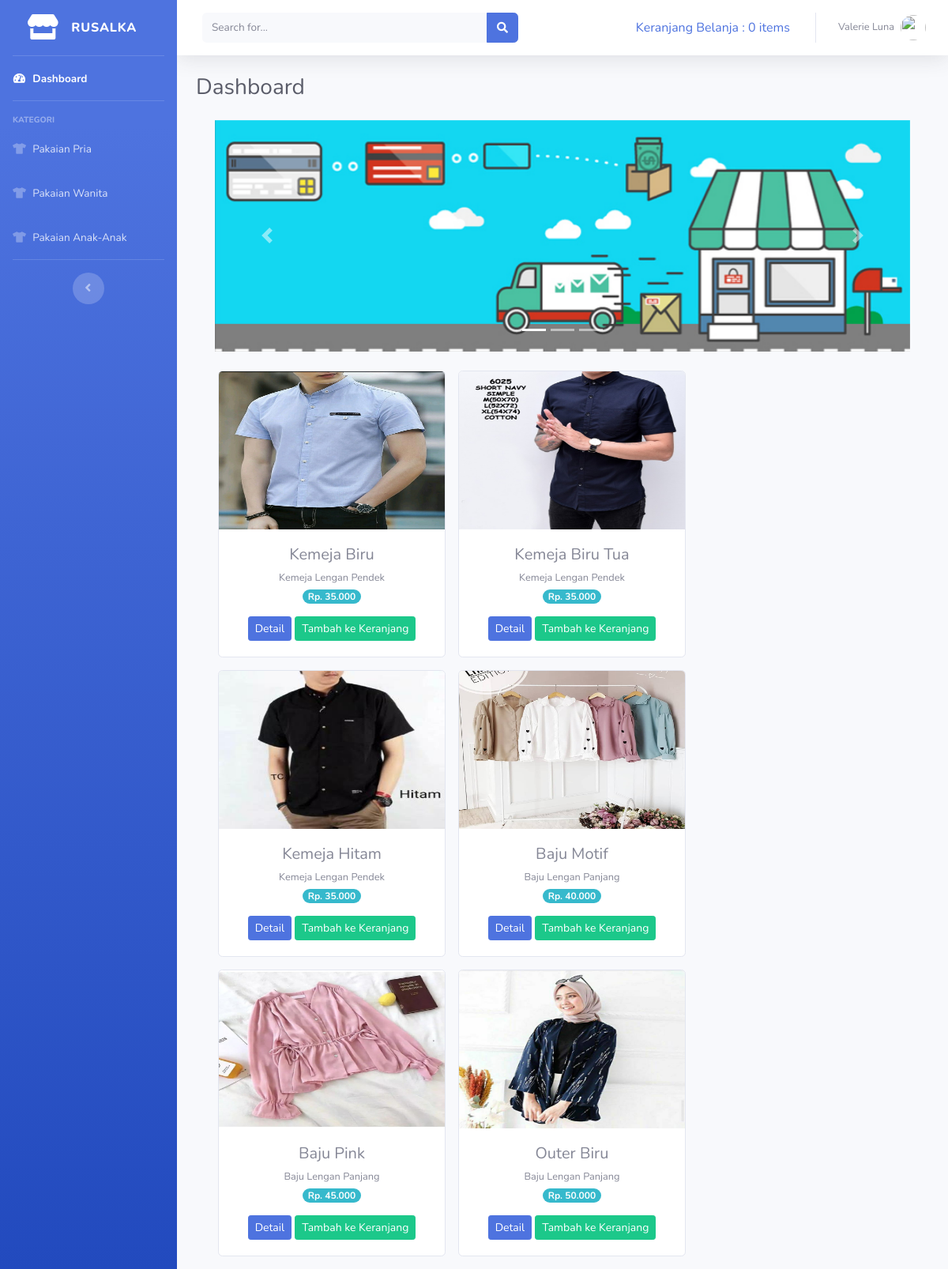
The page / on the database its author committed.
### tables this page shows
CREATE TABLE `tb_barang` (
  `id_brg` int(11) NOT NULL,
  `nama_brg` varchar(120) NOT NULL,
  `keterangan` varchar(225) NOT NULL,
  `kategori` varchar(60) NOT NULL,
  `harga` int(11) NOT NULL,
  `stok` int(4) NOT NULL,
  `gambar` text NOT NULL
);

### application/controllers/dashboard.php (called while the page is built, shortened)
<?php
class Dashboard extends CI_Controller
{
    public function index()
    {
        $data['barang'] = $this->model_barang->tampil_data()->result();
        $this->load->view('templates/header');
        $this->load->view('templates/sidebar');
        $this->load->view('dashboard', $data);
        $this->load->view('templates/footer');
    }
}

### index.php (called while the page is built, shortened)
<?php
require_once BASEPATH.'core/CodeIgniter.php';

### application/models/model_barang.php (called while the page is built, shortened)
<?php
class Model_barang extends CI_Model
{
    public function tampil_data()
    {
        return $this->db->get('tb_barang');
    }
}

### application/views/dashboard.php (the view, shortened to what this page needs)
<div class="container-fluid">
  <div class="d-sm-flex align-items-center justify-content-between mb-4">
    <h1 class="h3 mb-0 text-gray-800">Dashboard</h1>
  </div>
  <div class="container-fluid">
    <div id="carouselExampleIndicators" class="carousel slide" data-ride="carousel">
      <ol class="carousel-indicators">
        <li data-target="#carouselExampleIndicators" data-slide-to="0" class="active"></li>
        <li data-target="#carouselExampleIndicators" data-slide-to="1"></li>
        <li data-target="#carouselExampleIndicators" data-slide-to="2"></li>
      </ol>
      <div class="carousel-inner">
        <div class="carousel-item active">
          <img src="<?php echo base_url('assets/img/slider1.jpg') ?>" class="d-block w-100" alt="...">
        </div>
      </div>
      <a class="carousel-control-prev" href="#carouselExampleIndicators" role="button" data-slide="prev">
        <span class="carousel-control-prev-icon" aria-hidden="true"></span>
      </a>
      <a class="carousel-control-next" href="#carouselExampleIndicators" role="button" data-slide="next">
        <span class="carousel-control-next-icon" aria-hidden="true"></span>
      </a>
    </div>
    <div class="row text-center mt-4">
      <?php foreach ($barang as $brg) : ?>
        <div class="card ml-3 mb-3" style="width: 18rem;">
          <img style="height: 200px" src="<?php echo base_url() . 'uploads/' . $brg->gambar ?>" class="card-img-top" alt="...">
          <div class="card-body">
            <h5 class="card-title mb-1"><?php echo $brg->nama_brg ?></h5>
            <small><?php echo $brg->keterangan ?></small><br>
            <span class="badge badge-pill badge-info mb-3">Rp. <?= number_format($brg->harga, '0', ',', '.') ?></span><br>
            <a href="#" class="btn btn-sm btn-primary">Detail</a>
            <?php echo anchor('dashboard/tambah_ke_keranjang/' . $brg->id_brg, '<div class="btn btn-sm btn-success">Tambah ke Keranjang </div>') ?>
          </div>
        </div>
      <?php endforeach; ?>
    </div>
  </div>

### rows shown on the page
tb_barang: gambar (picture), nama_brg "Kemeja Biru", keterangan "Kemeja Lengan Pendek", harga "35.000", id_brg "Tambah ke Keranjang"
tb_barang: gambar (picture), nama_brg "Kemeja Biru Tua", keterangan "Kemeja Lengan Pendek", harga "35.000", id_brg "Tambah ke Keranjang"
tb_barang: gambar (picture), nama_brg "Kemeja Hitam", keterangan "Kemeja Lengan Pendek", harga "35.000", id_brg "Tambah ke Keranjang"
tb_barang: gambar (picture), nama_brg "Baju Motif", keterangan "Baju Lengan Panjang", harga "40.000", id_brg "Tambah ke Keranjang"
tb_barang: gambar (picture), nama_brg "Baju Pink", keterangan "Baju Lengan Panjang", harga "45.000", id_brg "Tambah ke Keranjang"
tb_barang: gambar (picture), nama_brg "Outer Biru", keterangan "Baju Lengan Panjang", harga "50.000", id_brg "Tambah ke Keranjang"

### other values the page prints
anchor('dashboard/detail_keranjang', $keranjang) "Keranjang Belanja : 0 items"
